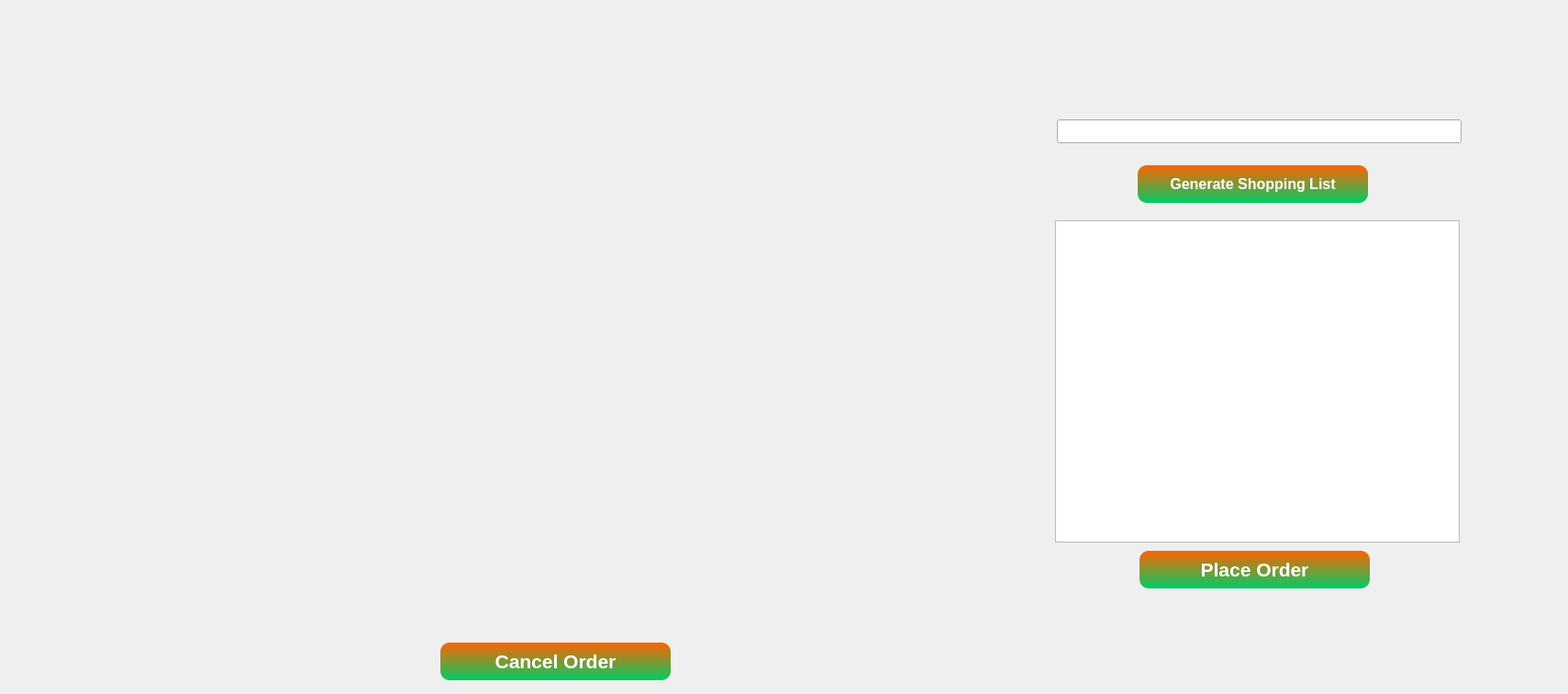
<?xml version="1.0" encoding="UTF-8"?>
<ui version="4.0">
 <class>ShoppingListDialog</class>
 <widget class="QDialog" name="ShoppingListDialog">
  <property name="geometry">
   <rect>
    <x>0</x>
    <y>0</y>
    <width>1709</width>
    <height>756</height>
   </rect>
  </property>
  <property name="windowTitle">
   <string>Dialog</string>
  </property>
  <widget class="QTextEdit" name="shoppingListTextEdit">
   <property name="geometry">
    <rect>
     <x>1150</x>
     <y>240</y>
     <width>441</width>
     <height>351</height>
    </rect>
   </property>
  </widget>
  <widget class="QPushButton" name="placeOrderButton">
   <property name="geometry">
    <rect>
     <x>1242</x>
     <y>600</y>
     <width>251</width>
     <height>41</height>
    </rect>
   </property>
   <property name="styleSheet">
    <string notr="true">QPushButton {
    background: qlineargradient(x1:0, y1:0, x2:0, y2:1, stop:0 #FF6200, stop:1 #00CC66);
    color: #FFFFFF;
    border-radius: 10px;
    border: none;
    padding: 5px;
    font-family: &quot;Poppins&quot;;
    font-size: 16pt;
    font-weight: 600;
    box-shadow: 2px 2px 5px rgba(0, 0, 0, 0.3);
}

QPushButton:hover {
    background: qlineargradient(x1:0, y1:0, x2:0, y2:1, stop:0 #00CC66, stop:1 #FF6200);
    border: 2px solid #535AEF;
}

QPushButton:pressed {
    background: qlineargradient(x1:0, y1:0, x2:0, y2:1, stop:0 #CC4E00, stop:1 #00994C);
    border: 2px solid #4488CC;
}</string>
   </property>
   <property name="text">
    <string>Place Order</string>
   </property>
  </widget>
  <widget class="QPushButton" name="cancelButton">
   <property name="geometry">
    <rect>
     <x>480</x>
     <y>700</y>
     <width>251</width>
     <height>41</height>
    </rect>
   </property>
   <property name="styleSheet">
    <string notr="true">QPushButton {
    background: qlineargradient(x1:0, y1:0, x2:0, y2:1, stop:0 #FF6200, stop:1 #00CC66);
    color: #FFFFFF;
    border-radius: 10px;
    border: none;
    padding: 5px;
    font-family: &quot;Poppins&quot;;
    font-size: 16pt;
    font-weight: 600;
    box-shadow: 2px 2px 5px rgba(0, 0, 0, 0.3);
}

QPushButton:hover {
    background: qlineargradient(x1:0, y1:0, x2:0, y2:1, stop:0 #00CC66, stop:1 #FF6200);
    border: 2px solid #535AEF;
}

QPushButton:pressed {
    background: qlineargradient(x1:0, y1:0, x2:0, y2:1, stop:0 #CC4E00, stop:1 #00994C);
    border: 2px solid #4488CC;
}</string>
   </property>
   <property name="text">
    <string>Cancel Order</string>
   </property>
  </widget>
  <widget class="QPushButton" name="generateListButton">
   <property name="geometry">
    <rect>
     <x>1240</x>
     <y>180</y>
     <width>251</width>
     <height>41</height>
    </rect>
   </property>
   <property name="styleSheet">
    <string notr="true">QPushButton {
    background: qlineargradient(x1:0, y1:0, x2:0, y2:1, stop:0 #FF6200, stop:1 #00CC66);
    color: #FFFFFF;
    border-radius: 10px;
    border: none;
    padding: 5px;
    font-family: &quot;Poppins&quot;;
    font-size: 12pt;
    font-weight: 600;
    box-shadow: 2px 2px 5px rgba(0, 0, 0, 0.3);
}

QPushButton:hover {
    background: qlineargradient(x1:0, y1:0, x2:0, y2:1, stop:0 #00CC66, stop:1 #FF6200);
    border: 2px solid #535AEF;
}

QPushButton:pressed {
    background: qlineargradient(x1:0, y1:0, x2:0, y2:1, stop:0 #CC4E00, stop:1 #00994C);
    border: 2px solid #4488CC;
}</string>
   </property>
   <property name="text">
    <string>Generate Shopping List</string>
   </property>
  </widget>
  <widget class="QLineEdit" name="recipeLineEdit">
   <property name="geometry">
    <rect>
     <x>1152</x>
     <y>130</y>
     <width>441</width>
     <height>26</height>
    </rect>
   </property>
  </widget>
 </widget>
 <resources/>
 <connections/>
</ui>
